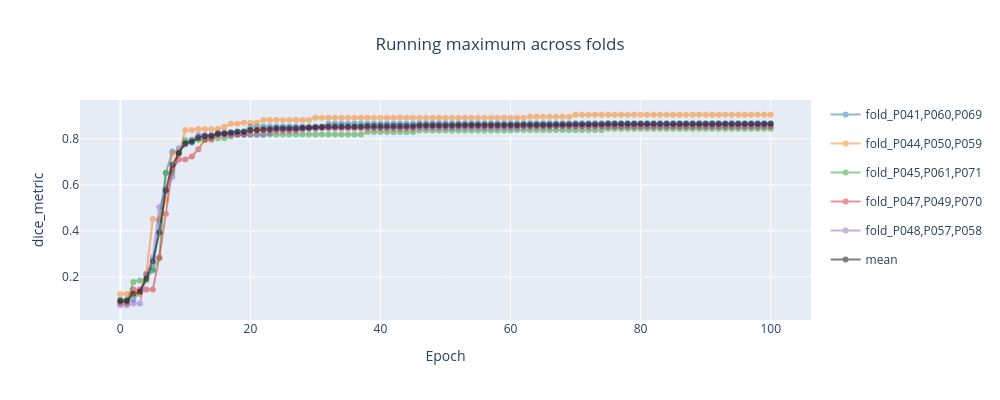

Notebook code cell kept with this figure:
### Markdown cell above
For each fold, the current maximum for every epoch of the main metric (the checkpoint metric, `validation/checkpoint_metric` in the config).

### Code cell
create_running_metric_plot(df_train)
